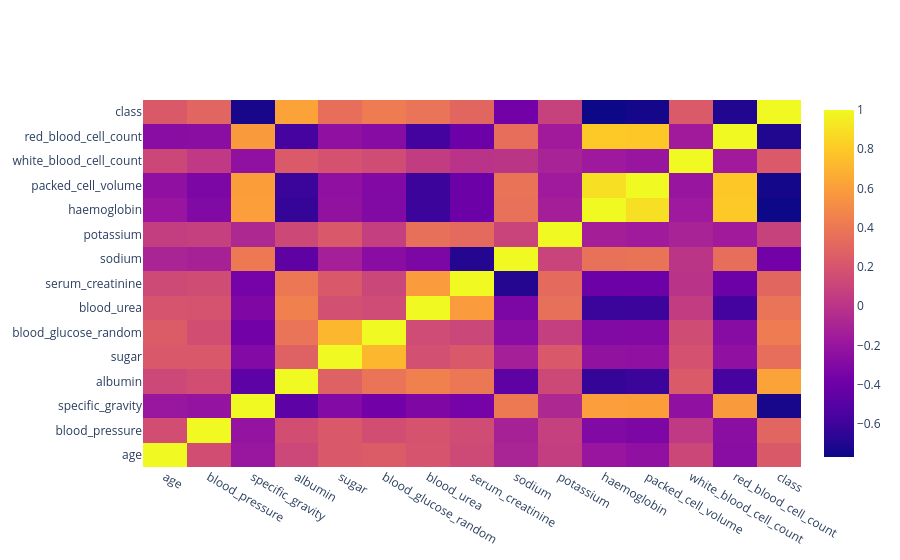

Notebook cell for this chart:
### Markdown cell above
###### Heatmap

### Code cell
# In plotly you can use two ways either Graph object or plotly express

import plotly.graph_objects as go
data_corr = df.corr(numeric_only= True)
fig2 = go.Figure(data = go.Heatmap(z = data_corr.values, x = data_corr.columns, y = data_corr.index))
fig2.show()

### Figure 1 — Plotly figure (JSON) as saved in the notebook; plotly's stock layout.template omitted (floating-point values rounded to 4 significant figures; data arrays with more than 128 entries replaced by an {"elided": "..."} marker saying what was removed)
{"data": [{"type": "heatmap", "x": ["age", "blood_pressure", "specific_gravity", "albumin", "sugar", "blood_glucose_random", "blood_urea", "serum_creatinine", "sodium", "potassium", "haemoglobin", "packed_cell_volume", "white_blood_cell_count", "red_blood_cell_count", "class"], "y": ["age", "blood_pressure", "specific_gravity", "albumin", "sugar", "blood_glucose_random", "blood_urea", "serum_creatinine", "sodium", "potassium", "haemoglobin", "packed_cell_volume", "white_blood_cell_count", "red_blood_cell_count", "class"], "z": {"elided": "15x15 float values"}}], "layout": {}}
